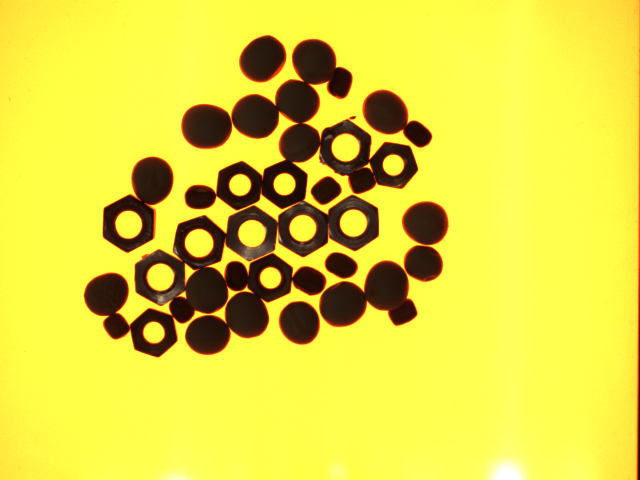
//> input picture test.bmp, 1280 x 960 px (shown at 1/2 size)
$ ./opencv_test   (built with g++ and OpenCV 4)
//> lines starting //> are read from the running program, lines starting //| are printed output that depends on the picture
### contour.cpp
#include <string.h>
#include <iostream>
#include <iomanip>
#include <fstream>
#include <sstream>
#include <vector>
#include <queue>


namespace contour
{
#define HOLE_BORDER 1
#define OUTER_BORDER 2

using namespace std;

struct MyBorder {
	int seq_num;
	int border_type;
};

struct MyPoint {
	int row;
	int col;

	MyPoint() {
	}

	MyPoint(int r, int c) {
		row = r;
		col = c;
	}

	void setPoint(int r, int c) {
		row = r;
		col = c;
	}

	bool samePoint(MyPoint p) {
		return row == p.row && col == p.col;
	}
};

struct MyPixel {
	unsigned char red;
	unsigned char blue;
	unsigned char green;

	MyPixel(unsigned char r, unsigned char g, unsigned char b) {
		red = r;
		green = g;
		blue = b;
	}
	// [5 lines left out: function setPixel, not called in this run]
};

//struct for storing information on the current border, the first child, next sibling, and the parent.
struct MyNode {
	int parent;
	int first_child;
	int next_sibling;
	MyBorder border;
	MyNode(int p, int fc, int ns) {
		parent = p;
		first_child = fc;
		next_sibling = ns;
	}
	void reset() {
		parent = -1;
		first_child = -1;
		next_sibling = -1;
	}
};

//https://github.com/opencv/opencv/blob/17234f82d025e3bbfbf611089637e5aa2038e7b8/modules/imgproc/src/shapedescr.cpp#L308
double contourArea(vector<MyPoint> contour)
{
	/*
	 param:
	 contour: the list of point(only contain one contour)
	*/
	int npoints = contour.size();
	double a00=0;

	// [9 lines of commented-out code are left out]

	double prev_x = contour[npoints-1].row;//row，col不影响面积计算结果
	double prev_y = contour[npoints-1].col;
	for(int i=0;i<npoints;i++)
	{
		double x=contour[i].row;
		double y=contour[i].col;
		a00 += prev_x*y - prev_y*x;
		prev_x = x; prev_y = y;
	}

	a00 *= 0.5;
	return abs(a00);

}

//Given a vector of vectors of contours, draw out the contour specified by seq_num
//contours[n-2] contains the nth contour since the first contour starts at 2
void drawContour(vector<vector<MyPoint>> contours, vector<vector<MyPixel>> &color, int seq_num, MyPixel pix) {
	int index = seq_num - 2;
	int r, c;
	for (unsigned int i = 0; i < contours[index].size(); i++) {
		r = contours[index][i].row;
		c = contours[index][i].col;
		color[r][c] = pix;
	}
}

//chooses color for a contour based on its seq_num
MyPixel chooseColor(int n) {
	// switch (n%6) {
	// 	case 0:
	// 		return MyPixel(255,0,0);
	// 	case 1:
	// 		return MyPixel(255, 127, 0);
	// 	case 2:
	// 		return MyPixel(255, 255, 0);
	// 	case 3:
	// 		return MyPixel(0, 255, 0);
	// 	case 4:
	// 		return MyPixel(0, 0, 255);
	// 	case 5:
	// 		return MyPixel(139, 0, 255);
	// }
	return MyPixel(255,0,0);
}

//creates a 2D array of struct MyPixel, which is the 3 channel image needed to convert the 2D vector contours to a drawn bmp file
//uses DFS to step through the hierarchy tree, can be set to draw only the top 2 levels of contours, for example.
vector<vector<MyPixel>> createChannels(int h, int w, vector<MyNode> hierarchy, vector<vector<MyPoint>> contours) {
	queue<int> myQueue;
	vector<vector<MyPixel>> color(h,vector<MyPixel> (w, MyPixel((unsigned char) 0, (unsigned char)0, (unsigned char)0)));
	int seq_num;
	for (int n = hierarchy[0].first_child; n != -1; n = hierarchy[n - 1].next_sibling) {
		myQueue.push(n);
	}
	vector<double> tmp;
	while (!myQueue.empty()) {
		seq_num = myQueue.front();
		drawContour(contours, color, seq_num, chooseColor(seq_num));
		myQueue.pop();
		for (int n = hierarchy[seq_num - 1].first_child; n != -1; n = hierarchy[n - 1].next_sibling) {
			myQueue.push(n);
		}
	}
	return color;
}

//step around a MyPixel CCW
void stepCCW(MyPoint &current, MyPoint pivot) {
	if (current.col > pivot.col)
		current.setPoint(pivot.row - 1, pivot.col);
	else if (current.col < pivot.col)
		current.setPoint(pivot.row + 1, pivot.col);
	else if (current.row > pivot.row)
		current.setPoint(pivot.row, pivot.col + 1);
	else if (current.row < pivot.row)
		current.setPoint(pivot.row, pivot.col - 1);
}

//step around a MyPixel CW
void stepCW(MyPoint &current, MyPoint pivot) {
	if (current.col > pivot.col)
		current.setPoint(pivot.row + 1, pivot.col);
	else if (current.col < pivot.col)
		current.setPoint(pivot.row - 1, pivot.col);
	else if (current.row > pivot.row)
		current.setPoint(pivot.row, pivot.col - 1);
	else if (current.row < pivot.row)
		current.setPoint(pivot.row, pivot.col + 1);
}


//checks if a given MyPixel is out of bounds of the image
bool pixelOutOfBounds(MyPoint p, int numrows, int numcols) {
	return (p.col >= numcols || p.row >= numrows || p.col < 0 || p.row < 0);
}

//marks a MyPixel as examined after passing through
void markExamined(MyPoint mark, MyPoint center, bool checked[4]) {
	//p3.row, p3.col + 1
	int loc = -1;
	//    3
	//  2 x 0
	//    1
	if (mark.col > center.col)
		loc = 0;
	else if (mark.col < center.col)
		loc = 2;
	else if (mark.row > center.row)
		loc = 1;
	else if (mark.row < center.row)
		loc = 3;

	if (loc == -1)
		throw exception("Error: markExamined Failed");

	checked[loc] = true;
	return;
}

//checks if given MyPixel has already been examined
bool isExamined(bool checked[4]) {
	//p3.row, p3.col + 1
	return checked[0];
}


//follows a border from start to finish given a starting MyPoint
void followBorder(vector<vector<int>> &image, int row, int col, MyPoint p2, MyBorder NBD, vector<vector<MyPoint>> &contours) {
	int numrows = image.size();
	int numcols = image[0].size();
	MyPoint current(p2.row, p2.col);
	MyPoint start(row, col);
	vector<MyPoint> point_storage;

	//(3.1)
	//Starting from (i2, j2), look around clockwise the pixels in the neighborhood of (i, j) and find a nonzero MyPixel.
	//Let (i1, j1) be the first found nonzero MyPixel. If no nonzero MyPixel is found, assign -NBD to fij and go to (4).
	do {
		stepCW(current, start);
		if (current.samePoint(p2)) {
			image[start.row][start.col] = -NBD.seq_num;
			point_storage.push_back(start);
			contours.push_back(point_storage);
			return;
		}
	} while (pixelOutOfBounds(current, numrows, numcols) || image[current.row][current.col] == 0);
	MyPoint p1 = current;

	//(3.2)
	//(i2, j2) <- (i1, j1) and (i3, j3) <- (i, j).

	MyPoint p3 = start;
	MyPoint p4;
	p2 = p1;
	bool checked[4];
//	bool checked[8];
	while (true) {
		//(3.3)
		//Starting from the next element of the MyPixel(i2, j2) in the counterclockwise order, examine counterclockwise the pixels in the
		//neighborhood of the current MyPixel(i3, j3) to find a nonzero MyPixel and let the first one be(i4, j4).
		current = p2;

		for (int i = 0; i < 4; i++)
			checked[i] = false;

		do {
			markExamined(current, p3, checked);
			stepCCW(current, p3);
		} while (pixelOutOfBounds(current, numrows, numcols) || image[current.row][current.col] == 0);
		p4 = current;

		//Change the value fi3, j3 of the MyPixel(i3, j3) as follows :
		//	If the MyPixel(i3, j3 + 1) is a 0 - MyPixel examined in the substep(3.3) then fi3, j3 <- - NBD.
		//	If the MyPixel(i3, j3 + 1) is not a 0 - MyPixel examined in the substep(3.3) and fi3, j3 = 1, then fi3, j3 ←NBD.
		//	Otherwise, do not change fi3, j3.

		if ( (p3.col+1 >= numcols || image[p3.row][p3.col + 1] == 0) && isExamined(checked)) {
			image[p3.row][p3.col] = -NBD.seq_num;
		}
		else if (p3.col + 1 < numcols && image[p3.row][p3.col] == 1) {
			image[p3.row][p3.col] = NBD.seq_num;
		}

		point_storage.push_back(p3);
		//printImage(image, image.size(), image[0].size());
		//(3.5)
		//If(i4, j4) = (i, j) and (i3, j3) = (i1, j1) (coming back to the starting MyPoint), then go to(4);
		//otherwise, (i2, j2) <- (i3, j3), (i3, j3) <- (i4, j4), and go back to(3.3).
		if (p4.samePoint(start) && p3.samePoint(p1)) {
			contours.push_back(point_storage);
			return;
		}

		p2 = p3;
		p3 = p4;
	}
}

//prints the hierarchy list
// [5 lines left out: function printHierarchy, not called in this run]

void find_contours(vector<vector<int>> image,vector<vector<MyPoint>> &contours,vector<MyNode> &hierarchy)
{
    /*
    param:
     contours:
     a vector of vectors to store each contour.
	 contour n will be stored in contours[n-2]
	 contour 2 will be stored in contours[0], contour 3 will be stored in contours[1], ad infinitum

     hierarchy:
     hierarchy tree will be stored as an vector of nodes instead of using an actual tree since we need to access a MyNode based on its index
	 see definition for MyNode
	 -1 denotes NULL


    */
    int numrows = image.size();
	int numcols = image[0].size();
	MyBorder NBD, LNBD;


	if (image.empty()) {
		throw exception("Image Error");
	}

	LNBD.border_type = HOLE_BORDER;
	NBD.border_type = HOLE_BORDER;
	NBD.seq_num = 1;

	MyNode temp_node(-1, -1, -1);
	temp_node.border = NBD;
	hierarchy.push_back(temp_node);

	MyPoint p2;
	bool border_start_found;
	for (int r = 0; r < numrows; r++) {
		LNBD.seq_num = 1;
		LNBD.border_type = HOLE_BORDER;
		for (int c = 0; c < numcols; c++) {
			border_start_found = false;
			//Phase 1: Find border
			//If fij = 1 and fi, j-1 = 0, then decide that the MyPixel (i, j) is the border following starting MyPoint
			//of an outer border, increment NBD, and (i2, j2) <- (i, j - 1).
			if ((image[r][c] == 1 && c - 1 < 0) || (image[r][c] == 1 && image[r][c - 1] == 0)) {
				NBD.border_type = OUTER_BORDER;
				NBD.seq_num += 1;
				p2.setPoint(r,c-1);
				border_start_found = true;
			}

			//Else if fij >= 1 and fi,j+1 = 0, then decide that the MyPixel (i, j) is the border following
			//starting MyPoint of a hole border, increment NBD, (i2, j2) ←(i, j + 1), and LNBD ← fij in case fij > 1.
			else if ( c+1 < numcols && (image[r][c] >= 1 && image[r][c + 1] == 0)) {
				NBD.border_type = HOLE_BORDER;
				NBD.seq_num += 1;
				if (image[r][c] > 1) {
					LNBD.seq_num = image[r][c];
					LNBD.border_type = hierarchy[LNBD.seq_num-1].border.border_type;
				}
				p2.setPoint(r, c + 1);
				border_start_found = true;
			}
			if (border_start_found) {
				//Phase 2: Store Parent

//				current = new TreeNode(NBD);
				temp_node.reset();
				if (NBD.border_type == LNBD.border_type) {
					temp_node.parent = hierarchy[LNBD.seq_num - 1].parent;
					temp_node.next_sibling = hierarchy[temp_node.parent - 1].first_child;
					hierarchy[temp_node.parent - 1].first_child = NBD.seq_num;
					temp_node.border = NBD;
					hierarchy.push_back(temp_node);

					// cout << "indirect: " << NBD.seq_num << "  parent: " << LNBD.seq_num <<endl;
				}
				else {
					if (hierarchy[LNBD.seq_num-1].first_child != -1) {
						temp_node.next_sibling = hierarchy[LNBD.seq_num-1].first_child;
					}

					temp_node.parent = LNBD.seq_num;
					hierarchy[LNBD.seq_num-1].first_child = NBD.seq_num;
					temp_node.border = NBD;
					hierarchy.push_back(temp_node);

					// cout << "direct: " << NBD.seq_num << "  parent: " << LNBD.seq_num << endl;
				}
				//Phase 3: Follow border
				followBorder(image, r, c, p2, NBD, contours);
			}

			//Phase 4: Continue to next border
			//If fij != 1, then LNBD <- abs( fij ) and resume the raster scan from the MyPixel(i, j + 1).
			//The algorithm terminates when the scan reaches the lower right corner of the picture.
			if (abs(image[r][c]) > 1) {
				LNBD.seq_num = abs(image[r][c]);
				LNBD.border_type = hierarchy[LNBD.seq_num - 1].border.border_type;
			}
		}
	}
}


}

### opencv_test.cpp
#include <opencv2/opencv.hpp>
#include <opencv2/imgproc.hpp>
#include "opencv2/highgui.hpp"
#include <opencv2/imgcodecs.hpp>
#include "contour.cpp"

using namespace cv;
using namespace std;

const char* win_name = "demo";

struct bindata{
    Mat g_image;
    Mat b_image;
    int threshold_value;
    int open_kernel_size;
    int erosion_kernel_size;
};

void process(bindata data)
{
    ///////////二值化阈值/////////////
    /* 0: Binary
     1: Binary Inverted
     2: Threshold Truncated
     3: Threshold to Zero
     4: Threshold to Zero Inverted
    */
    threshold( data.g_image, data.b_image, data.threshold_value, 255, 1 );

    ////////////////开运算//////////////
    // (后来实验发现开运算其实没必要做）//
     //Mat element = getStructuringElement(MORPH_RECT,Size(data.open_kernel_size,data.open_kernel_size));
    // // //operation: 2(opening), 3(closing), 4(gradient), 5(top hat), 6(black hat)
     //morphologyEx(data.b_image,data.b_image,2,element);

    //////////////腐蚀/////////////////
    Mat element = getStructuringElement(MORPH_RECT,Size(data.erosion_kernel_size,data.erosion_kernel_size));
    erode(data.b_image,data.b_image,element);


    ///////////////////////找轮廓/////////////////////////////
    vector<vector<Point>> contours_;
    vector<Vec4i> hierarchy_;
    findContours(data.b_image,contours_,hierarchy_,RETR_TREE,CHAIN_APPROX_NONE);
    // drawContours(data.b_image,contours_,-1,(0,0,124),2,8,hierarchy_,2);
    vector<double> tmp;

    // [31 lines of commented-out code are left out]
    int numrow = data.b_image.rows;
    int numcol = data.b_image.cols;

    vector<vector<int>> image(numrow);
    for(int r=0;r<numrow;++r)
    {
        for(int c=0;c<numcol;++c)
        {
            int tmp = data.b_image.at<uchar>(r, c);
            if(tmp!=0) tmp=1;//避免二值化不完全
            image[r].push_back(tmp);
        }
    }

    vector<contour::MyNode> hierarchy;
    vector<vector<contour::MyPoint>> contours;
    contour::find_contours(image,contours,hierarchy);
    //contour::printHierarchy(hierarchy);
    auto color = contour::createChannels(numrow,numcol,hierarchy,contours);

    //在另外一个窗口显示contour算法结果
     Mat our_contour=data.g_image.clone();
     for(int i=0;i<numrow;i++)
     {
         for(int j=0;j<numcol;j++)
         {
             auto c=color[i][j];
             our_contour.at<uchar>(i,j) = c.red;
         }
     }
     imshow("our contour",our_contour);

    //vector<double> tmp;
    vector<int> tmp_idx;//tmp中的序号在contour中对应的序号
    for(int i=1;i<hierarchy.size();i++)//idx start from 1
    {
        int parent = hierarchy[i].parent;
        if(parent !=1)
        {
            tmp.push_back(contour::contourArea(contours[i-1]));
            tmp_idx.push_back(i - 1);
        }
    }

    //输出计算得到的内轮廓面积大小
	cout << "ours sibling:" <<tmp.size()<<endl;
    sort(tmp.begin(),tmp.end());
    for(int i=0;i<tmp.size();i++)
    {
        cout << tmp[i] << ' ';
    }
    cout << endl;

    //根据上下阈值进行筛选
    int area_threshold = 1500,area_upper_bound = 4200;
	int res = 0;
    int size = tmp.size();
	for (int i = 0; i < size; i++)
	{
		if (tmp[i] > area_threshold && tmp[i] < area_upper_bound)
		{
			res++;
			int index = tmp_idx[i];
			int r, c;
            // 在当前窗口显示contour算法结果（以灰色显示螺母内轮廓）
			for (int j = 0; j < contours[index].size(); j++) {
				r = contours[index][j].row;
				c = contours[index][j].col;
                data.b_image.at<uchar>(r+2, c+2) = 126;
                data.b_image.at<uchar>(r+2, c+1) = 126;
                data.b_image.at<uchar>(r+1, c+2) = 126;

                data.b_image.at<uchar>(r+1, c+1) = 126;
                data.b_image.at<uchar>(r, c+1) = 126;
                data.b_image.at<uchar>(r+1, c) = 126;
                data.b_image.at<uchar>(r, c) = 126;
			}
		}
	}
    cout << "nut num: " << res;
    cout << endl << endl;
}


void proc_threshold( int threshold_value, void*p )
{
    bindata* p_ = (bindata *)p;
    p_->threshold_value = threshold_value;
    bindata data = *p_;
    process(data);
    imshow( win_name, data.b_image );
}

void proc_opening(int kernel_size ,void * p)
{
    bindata *p_ = (bindata*) p;
    p_->open_kernel_size = kernel_size;
    bindata data = *p_;
    process(data);
    imshow(win_name,data.b_image);
}

void proc_erosion(int kernel_size,void*p)
{
    bindata *p_ = (bindata*) p;
    p_->erosion_kernel_size = kernel_size;
    bindata data = *p_;
    process(data);
    imshow(win_name,data.b_image);
}


// https://docs.opencv.org/4.x/d1/dfb/intro.html
int main()
{
    char imageName[] = "test.bmp";
    Mat m_image = imread(imageName, IMREAD_COLOR);   // 读入图片
//> m_image is the input picture: 960 rows x 1280 cols, CV_8UC3; mean B, G, R 63.5, 214.9, 224.3
    Mat g_image;//灰度图
    Mat b_image;//二值图

    if (m_image.empty())     // 判断文件是否正常打开
    {
        fprintf(stderr, "Can not load image %s\n", imageName);
        waitKey(6000);  // 等待6000 ms后窗口自动关闭
        return -1;
    }

    //imshow("image", m_image);  // 显示图片
    // waitKey();
    // imwrite("test.jpg", m_image); // 存为bmp格式图片

    //开始处理
    cvtColor(m_image,g_image,COLOR_BGR2GRAY);
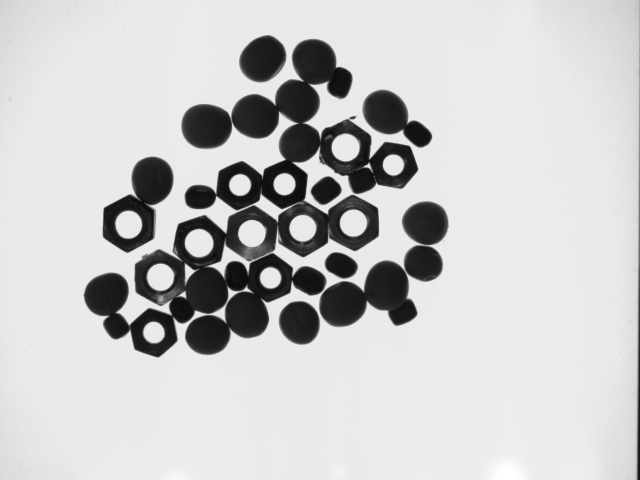
//> g_image: 960 rows x 1280 cols, CV_8UC1 (shown at 1/2 size); min 8, max 255, mean 200.4
    b_image = g_image.clone();

    bindata data{g_image,b_image,1,1,1};
    namedWindow( win_name, WINDOW_AUTOSIZE ); // Create a window to display results

    //////////////////////选取二值化阈值//////////////////////
    int threshold_value=135;//经过下面的选取，140是个不错的值
    createTrackbar( "threshold_value",
                win_name, &threshold_value,
                255, proc_threshold,(void*)(&data)); // Create a Trackbar to choose Threshold value
    // proc_threshold(140,&data);

    //////////////////////开运算去掉白噪声/////////////////////
    //（后来发现开运算其实没必要做）///
    //int open_kernel_size=1;
    //createTrackbar("Opening kernel size",win_name,&open_kernel_size,21,proc_opening,(void*)(&data));

    //////////////////////腐蚀去掉粘连////////////////////////
    int erosion_kernel_size = 6;
    createTrackbar("erosion kernel size",win_name,&erosion_kernel_size,25,proc_erosion,(void*)(&data));


    waitKey();
//> in proc_threshold, `imshow( win_name, data.b_image );`:
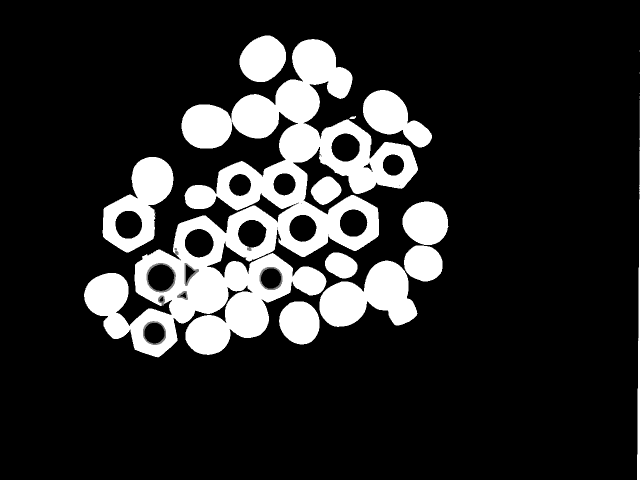
//> window 'demo': 960 rows x 1280 cols, CV_8UC1 (shown at 1/2 size); min 0, max 255, mean 41.8
//> in proc_erosion, `imshow(win_name,data.b_image);`:
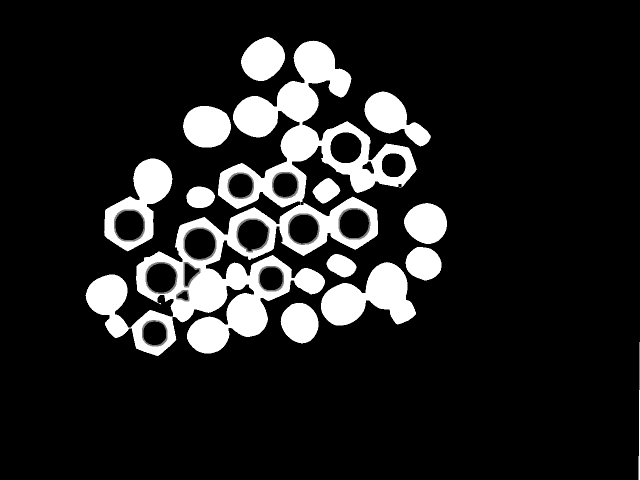
//> window 'demo': 960 rows x 1280 cols, CV_8UC1 (shown at 1/2 size); min 0, max 255, mean 33.7
    return 0;
}
